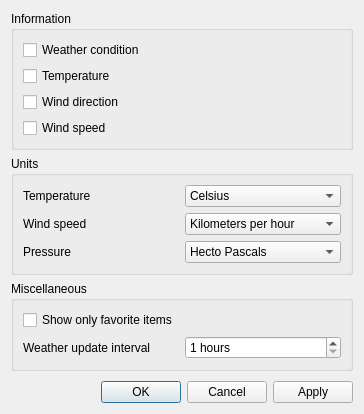
<?xml version="1.0" encoding="UTF-8"?>
<ui version="4.0">
 <class>WeatherConfigWidget</class>
 <widget class="QDialog" name="WeatherConfigWidget">
  <property name="geometry">
   <rect>
    <x>0</x>
    <y>0</y>
    <width>364</width>
    <height>414</height>
   </rect>
  </property>
  <property name="windowTitle">
   <string>Configure Weather Plugin</string>
  </property>
  <layout class="QVBoxLayout" name="verticalLayout_3">
   <item>
    <widget class="QGroupBox" name="m_informationGroupBox">
     <property name="toolTip">
      <string/>
     </property>
     <property name="title">
      <string>Information</string>
     </property>
     <layout class="QVBoxLayout" name="verticalLayout_2">
      <item>
       <widget class="QCheckBox" name="m_weatherConditionBox">
        <property name="toolTip">
         <string>&lt;html&gt;&lt;head&gt;&lt;meta name=&quot;qrichtext&quot; content=&quot;1&quot; /&gt;&lt;style type=&quot;text/css&quot;&gt;\np, li { white-space: pre-wrap; }\n&lt;/style&gt;&lt;/head&gt;&lt;body style=&quot; font-family:'Sans Serif'; font-size:9pt; font-weight:400; font-style:normal;&quot;&gt;&lt;p style=&quot; margin-top:0px; margin-bottom:0px; margin-left:0px; margin-right:0px; -qt-block-indent:0; text-indent:0px;&quot;&gt;Here you can choose if you want the weather condition to be shown (for example, clouds or clear sky.) Marble will only show the condition if this information is available.&lt;/p&gt;&lt;/body&gt;&lt;/html&gt;
</string>
        </property>
        <property name="text">
         <string>Weather condition</string>
        </property>
       </widget>
      </item>
      <item>
       <widget class="QCheckBox" name="m_temperatureBox">
        <property name="toolTip">
         <string>&lt;html&gt;&lt;head&gt;&lt;meta name=&quot;qrichtext&quot; content=&quot;1&quot; /&gt;&lt;style type=&quot;text/css&quot;&gt;\np, li { white-space: pre-wrap; }\n&lt;/style&gt;&lt;/head&gt;&lt;body style=&quot; font-family:'Sans Serif'; font-size:9pt; font-weight:400; font-style:normal;&quot;&gt;&lt;p style=&quot; margin-top:0px; margin-bottom:0px; margin-left:0px; margin-right:0px; -qt-block-indent:0; text-indent:0px;&quot;&gt;Selects if you want the temperature to be shown. The temperature will only be shown for the stations it is available for.&lt;/p&gt;&lt;/body&gt;&lt;/html&gt;
</string>
        </property>
        <property name="text">
         <string>Temperature</string>
        </property>
       </widget>
      </item>
      <item>
       <widget class="QCheckBox" name="m_windDirectionBox">
        <property name="toolTip">
         <string>&lt;html&gt;&lt;head&gt;&lt;meta name=&quot;qrichtext&quot; content=&quot;1&quot; /&gt;&lt;style type=&quot;text/css&quot;&gt;\np, li { white-space: pre-wrap; }\n&lt;/style&gt;&lt;/head&gt;&lt;body style=&quot; font-family:'Sans Serif'; font-size:9pt; font-weight:400; font-style:normal;&quot;&gt;&lt;p style=&quot; margin-top:0px; margin-bottom:0px; margin-left:0px; margin-right:0px; -qt-block-indent:0; text-indent:0px;&quot;&gt;Select if you want the wind direction to be shown. The wind direction will only be shown if it is available for the particular station.&lt;/p&gt;&lt;/body&gt;&lt;/html&gt;
</string>
        </property>
        <property name="text">
         <string>Wind direction</string>
        </property>
       </widget>
      </item>
      <item>
       <widget class="QCheckBox" name="m_windSpeedBox">
        <property name="toolTip">
         <string>&lt;html&gt;&lt;head&gt;&lt;meta name=&quot;qrichtext&quot; content=&quot;1&quot; /&gt;&lt;style type=&quot;text/css&quot;&gt;\np, li { white-space: pre-wrap; }\n&lt;/style&gt;&lt;/head&gt;&lt;body style=&quot; font-family:'Sans Serif'; font-size:9pt; font-weight:400; font-style:normal;&quot;&gt;&lt;p style=&quot; margin-top:0px; margin-bottom:0px; margin-left:0px; margin-right:0px; -qt-block-indent:0; text-indent:0px;&quot;&gt;Select if you want the wind speed to be shown. The wind speed will only be shown if it is available for the particular station.&lt;/p&gt;&lt;/body&gt;&lt;/html&gt;
</string>
        </property>
        <property name="text">
         <string>Wind speed</string>
        </property>
       </widget>
      </item>
     </layout>
    </widget>
   </item>
   <item>
    <widget class="QGroupBox" name="m_unitsGroupBox">
     <property name="title">
      <string>Units</string>
     </property>
     <layout class="QVBoxLayout" name="verticalLayout">
      <item>
       <layout class="QHBoxLayout" name="horizontalLayout">
        <item>
         <widget class="QLabel" name="m_temperatureLabel">
          <property name="text">
           <string>Temperature</string>
          </property>
         </widget>
        </item>
        <item>
         <widget class="QComboBox" name="m_temperatureComboBox">
          <property name="toolTip">
           <string>&lt;html&gt;&lt;head&gt;&lt;meta name=&quot;qrichtext&quot; content=&quot;1&quot; /&gt;&lt;style type=&quot;text/css&quot;&gt;\np, li { white-space: pre-wrap; }\n&lt;/style&gt;&lt;/head&gt;&lt;body style=&quot; font-family:'Sans Serif'; font-size:9pt; font-weight:400; font-style:normal;&quot;&gt;&lt;p style=&quot; margin-top:0px; margin-bottom:0px; margin-left:0px; margin-right:0px; -qt-block-indent:0; text-indent:0px;&quot;&gt;The unit used to measure the temperature.&lt;/p&gt;&lt;/body&gt;&lt;/html&gt;
</string>
          </property>
          <item>
           <property name="text">
            <string>Celsius</string>
           </property>
          </item>
          <item>
           <property name="text">
            <string>Fahrenheit</string>
           </property>
          </item>
         </widget>
        </item>
       </layout>
      </item>
      <item>
       <layout class="QHBoxLayout" name="horizontalLayout_2">
        <item>
         <widget class="QLabel" name="m_windSpeedLabel">
          <property name="text">
           <string>Wind speed</string>
          </property>
         </widget>
        </item>
        <item>
         <widget class="QComboBox" name="m_windSpeedComboBox">
          <property name="toolTip">
           <string>&lt;html&gt;&lt;head&gt;&lt;meta name=&quot;qrichtext&quot; content=&quot;1&quot; /&gt;&lt;style type=&quot;text/css&quot;&gt;\np, li { white-space: pre-wrap; }\n&lt;/style&gt;&lt;/head&gt;&lt;body style=&quot; font-family:'Sans Serif'; font-size:9pt; font-weight:400; font-style:normal;&quot;&gt;&lt;p style=&quot; margin-top:0px; margin-bottom:0px; margin-left:0px; margin-right:0px; -qt-block-indent:0; text-indent:0px;&quot;&gt;The unit used to measure the wind speed.&lt;/p&gt;&lt;/body&gt;&lt;/html&gt;
</string>
          </property>
          <item>
           <property name="text">
            <string>Kilometers per hour</string>
           </property>
          </item>
          <item>
           <property name="text">
            <string>Miles per hour</string>
           </property>
          </item>
          <item>
           <property name="text">
            <string>Meters per second</string>
           </property>
          </item>
          <item>
           <property name="text">
            <string>Knots</string>
           </property>
          </item>
          <item>
           <property name="text">
            <string>Beaufort</string>
           </property>
          </item>
         </widget>
        </item>
       </layout>
      </item>
      <item>
       <layout class="QHBoxLayout" name="horizontalLayout_3">
        <item>
         <widget class="QLabel" name="m_pressureLabel">
          <property name="text">
           <string>Pressure</string>
          </property>
         </widget>
        </item>
        <item>
         <widget class="QComboBox" name="m_pressureComboBox">
          <property name="toolTip">
           <string>&lt;html&gt;&lt;head&gt;&lt;meta name=&quot;qrichtext&quot; content=&quot;1&quot; /&gt;&lt;style type=&quot;text/css&quot;&gt;\np, li { white-space: pre-wrap; }\n&lt;/style&gt;&lt;/head&gt;&lt;body style=&quot; font-family:'Sans Serif'; font-size:9pt; font-weight:400; font-style:normal;&quot;&gt;&lt;p style=&quot; margin-top:0px; margin-bottom:0px; margin-left:0px; margin-right:0px; -qt-block-indent:0; text-indent:0px;&quot;&gt;The unit used to measure the air pressure.&lt;/p&gt;&lt;/body&gt;&lt;/html&gt;
</string>
          </property>
          <item>
           <property name="text">
            <string>Hecto Pascals</string>
           </property>
          </item>
          <item>
           <property name="text">
            <string>Kilo Pascals</string>
           </property>
          </item>
          <item>
           <property name="text">
            <string>Bars</string>
           </property>
          </item>
          <item>
           <property name="text">
            <string>Millimeters of Mercury</string>
           </property>
          </item>
          <item>
           <property name="text">
            <string>Inches of Mercury</string>
           </property>
          </item>
         </widget>
        </item>
       </layout>
      </item>
     </layout>
    </widget>
   </item>
   <item>
    <widget class="QGroupBox" name="m_miscGroupBox">
     <property name="title">
      <string>Miscellaneous</string>
     </property>
     <layout class="QVBoxLayout" name="verticalLayout_4">
      <item>
       <widget class="QCheckBox" name="m_onlyFavoritesBox">
        <property name="text">
         <string>Show only favorite items</string>
        </property>
       </widget>
      </item>
      <item>
       <layout class="QHBoxLayout" name="horizontalLayout_4" stretch="0,0">
        <item>
         <widget class="QLabel" name="m_updateIntervalLabel">
          <property name="text">
           <string>Weather update interval</string>
          </property>
         </widget>
        </item>
        <item>
         <widget class="QSpinBox" name="m_updateIntervalBox">
          <property name="suffix">
           <string> hours</string>
          </property>
          <property name="minimum">
           <number>1</number>
          </property>
          <property name="maximum">
           <number>24</number>
          </property>
         </widget>
        </item>
       </layout>
      </item>
     </layout>
    </widget>
   </item>
   <item>
    <spacer name="verticalSpacer">
     <property name="orientation">
      <enum>Qt::Vertical</enum>
     </property>
     <property name="sizeHint" stdset="0">
      <size>
       <width>20</width>
       <height>80</height>
      </size>
     </property>
    </spacer>
   </item>
   <item>
    <widget class="QDialogButtonBox" name="m_buttonBox">
     <property name="orientation">
      <enum>Qt::Horizontal</enum>
     </property>
     <property name="standardButtons">
      <set>QDialogButtonBox::Apply|QDialogButtonBox::Cancel|QDialogButtonBox::Ok</set>
     </property>
    </widget>
   </item>
  </layout>
 </widget>
 <resources/>
 <connections>
  <connection>
   <sender>m_buttonBox</sender>
   <signal>accepted()</signal>
   <receiver>WeatherConfigWidget</receiver>
   <slot>accept()</slot>
   <hints>
    <hint type="sourcelabel">
     <x>248</x>
     <y>254</y>
    </hint>
    <hint type="destinationlabel">
     <x>157</x>
     <y>274</y>
    </hint>
   </hints>
  </connection>
  <connection>
   <sender>m_buttonBox</sender>
   <signal>rejected()</signal>
   <receiver>WeatherConfigWidget</receiver>
   <slot>reject()</slot>
   <hints>
    <hint type="sourcelabel">
     <x>316</x>
     <y>260</y>
    </hint>
    <hint type="destinationlabel">
     <x>286</x>
     <y>274</y>
    </hint>
   </hints>
  </connection>
 </connections>
</ui>
